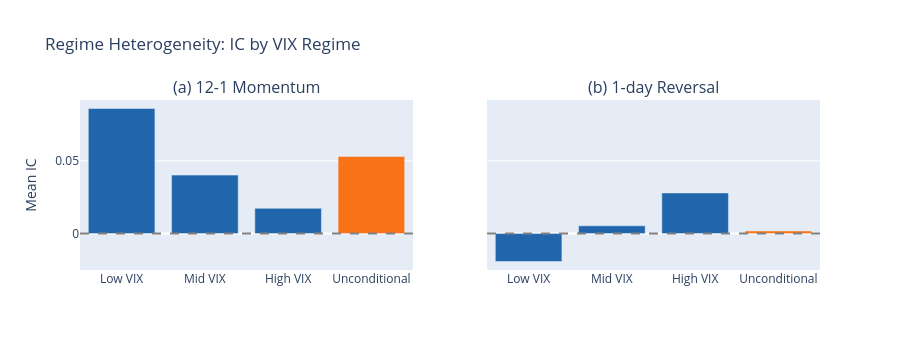

Notebook cell for this chart:
### Code cell
# Side-by-side conditioning visualization
fig = make_subplots(
    rows=1,
    cols=2,
    subplot_titles=["(a) 12-1 Momentum", "(b) 1-day Reversal"],
    shared_yaxes=True,
)

for i, feat_col in enumerate(FEATURES):
    regimes = cond[feat_col]["regimes"]
    ic_unc = baseline[feat_col]["ic"]
    x_labels = [r["regime"] for r in regimes] + ["Unconditional"]
    y_values = [r["ic"] for r in regimes] + [ic_unc]
    colors = ["#2166ac"] * len(regimes) + ["#f97316"]

    fig.add_trace(
        go.Bar(x=x_labels, y=y_values, marker_color=colors, showlegend=False),
        row=1,
        col=i + 1,
    )
    fig.add_hline(y=0, line_dash="dash", line_color="gray", row=1, col=i + 1)

fig.update_layout(height=350, title="Regime Heterogeneity: IC by VIX Regime")
fig.update_yaxes(title_text="Mean IC", row=1, col=1)
fig.show()

### Figure 1 — Plotly figure (JSON) as saved in the notebook; plotly's stock layout.template omitted (floating-point values rounded to 4 significant figures)
{"data": [{"marker": {"color": ["#2166ac", "#2166ac", "#2166ac", "#f97316"]}, "showlegend": false, "type": "bar", "x": ["Low VIX", "Mid VIX", "High VIX", "Unconditional"], "xaxis": "x", "y": [0.08596, 0.04017, 0.01735, 0.05295], "yaxis": "y"}, {"marker": {"color": ["#2166ac", "#2166ac", "#2166ac", "#f97316"]}, "showlegend": false, "type": "bar", "x": ["Low VIX", "Mid VIX", "High VIX", "Unconditional"], "xaxis": "x2", "y": [-0.0192, 0.005315, 0.02789, 0.001777], "yaxis": "y2"}], "layout": {"annotations": [{"font": {"size": 16}, "showarrow": false, "text": "(a) 12-1 Momentum", "x": 0.225, "xanchor": "center", "xref": "paper", "y": 1.0, "yanchor": "bottom", "yref": "paper"}, {"font": {"size": 16}, "showarrow": false, "text": "(b) 1-day Reversal", "x": 0.775, "xanchor": "center", "xref": "paper", "y": 1.0, "yanchor": "bottom", "yref": "paper"}], "height": 350, "shapes": [{"line": {"color": "gray", "dash": "dash"}, "type": "line", "x0": 0, "x1": 1, "xref": "x domain", "y0": 0, "y1": 0, "yref": "y"}, {"line": {"color": "gray", "dash": "dash"}, "type": "line", "x0": 0, "x1": 1, "xref": "x2 domain", "y0": 0, "y1": 0, "yref": "y2"}], "title": {"text": "Regime Heterogeneity: IC by VIX Regime"}, "xaxis": {"anchor": "y", "domain": [0.0, 0.45]}, "xaxis2": {"anchor": "y2", "domain": [0.55, 1.0]}, "yaxis": {"anchor": "x", "domain": [0.0, 1.0], "title": {"text": "Mean IC"}}, "yaxis2": {"anchor": "x2", "domain": [0.0, 1.0], "matches": "y", "showticklabels": false}}}
